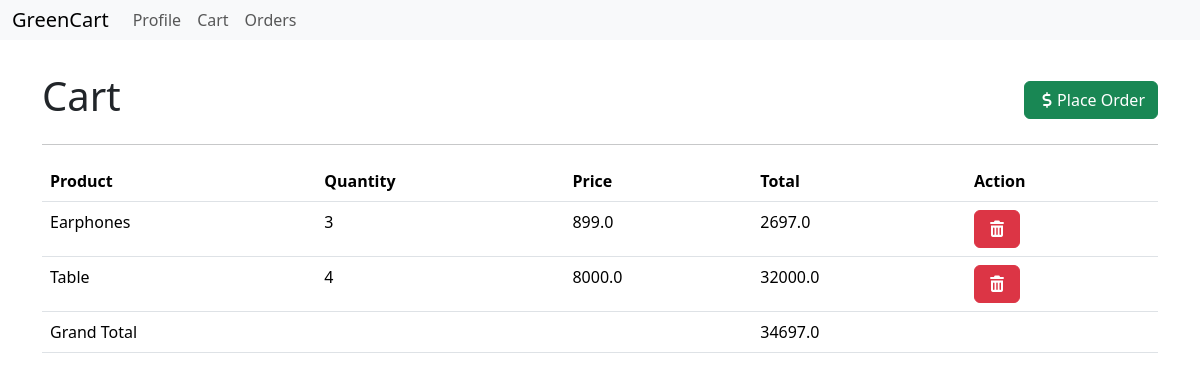
Screenshot of /cart (signed in) with the database file from the repository.
### models.py (models this page shows)
class Cart(db.Model):
    id = db.Column(db.Integer, primary_key=True)
    user_id = db.Column(db.Integer, db.ForeignKey('user.id'), nullable=False)
    product_id = db.Column(db.Integer, db.ForeignKey('product.id'), nullable=False)
    quantity = db.Column(db.Integer, nullable=False)

class Product(db.Model):
    __tablename__ = 'product'
    id = db.Column(db.Integer, primary_key=True)
    name = db.Column(db.String(128), nullable=False)
    category_id = db.Column(db.Integer, db.ForeignKey('category.id'), nullable=False)
    quantity = db.Column(db.Integer, nullable=False)
    price = db.Column(db.Float, nullable=False)
    man_date = db.Column(db.Date, nullable=False)
    cart = db.relationship('Cart', backref='product', lazy=True)

### routes.py (the view)
@app.route('/cart')
@auth_required
def cart():
    carts = Cart.query.filter_by(user_id=session['user_id']).all()
    total = sum([cart.product.price * cart.quantity for cart in carts])
    return render_template('cart.html', user=User.query.get(session['user_id']), carts=carts, total=total)

### routes.py (called while the page is built)
def auth_required(func):
    @wraps(func)
    def inner(*args, **kwargs):
        if 'user_id' not in session:
            flash('Please log in to access this page.')
            return redirect(url_for('login'))
        user = User.query.get(session['user_id'])
        if not user:
            flash('User not found. Please login again.')
            session.pop('user_id', None)
            return redirect(url_for('login'))
        return func(*args, **kwargs)
    return inner

### templates/cart.html (shortened to what this page needs)
{% extends 'layout.html' %}
{% block content %}
<div class="heading">
    <h1>Cart</h1>
    <form action="{{url_for('place_order')}}" method="post"><Button type="submit" class="btn btn-success">
        <i class="fas fa-dollar-sign"></i>Place Order
    </Button>
    </form>
</div>
<hr>
<div class="cart-detail">
    {% if carts %}
    <table class="table">
        <thead>
            <tr>
                <th>Product</th>
                <th>Quantity</th>
                <th>Price</th>
                <th>Total</th>
                <th>Action</th>
            </tr>
        </thead>
        <tbody>
                {% for item in carts %}
                <tr>
                    <td>{{item.product.name}}</td>
                    <td>{{item.quantity}}</td>
                    <td>{{item.product.price}}</td>
                    <td>{{item.product.price * item.quantity}}</td>
                    <td>
                        <form action="{{url_for('delete_from_cart', product_id=item.product.id)}}" method="post">
                            <button type="submit" class="btn btn-danger">
                                <i class="fas fa-trash-alt"></i>
                            </button>
                        </form>
                    </td>
                </tr>
                {% endfor %}
        </tbody>
        <tfoot>
            <tr>
                <td colspan="3">Grand Total</td>
                <td colspan="2">{{total}}</td>
            </tr>
        </tfoot>
    </table>
    {% else %}
        <p class="text-muted text-center fs-5"><em>You do not have anything in your Cart yet.</em></p>
    {% endif %}
</div>
{% endblock %}

### templates/layout.html (style rules this page uses)
body { margin: 0; padding: 0; }

### templates/cart.html (style rules this page uses)
.heading { display: flex; flex-direction: row; align-items: center; justify-content: space-between; margin-top: 2rem; }

### rows the page displays
Cart: product.name "Earphones", quantity "3", product.price "899.0", item.product.price*item.quantity "2697.0"
Cart: product.name "Table", quantity "4", product.price "8000.0", item.product.price*item.quantity "32000.0"

### other values shown
{{ total }} "34697.0"
